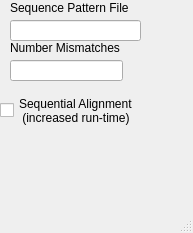
<?xml version="1.0" encoding="UTF-8"?>
<ui version="4.0">
 <class>variableParameters</class>
 <widget class="QMainWindow" name="variableParameters">
  <property name="geometry">
   <rect>
    <x>0</x>
    <y>0</y>
    <width>193</width>
    <height>233</height>
   </rect>
  </property>
  <property name="windowTitle">
   <string>MainWindow</string>
  </property>
  <property name="styleSheet">
   <string notr="true"/>
  </property>
  <widget class="QWidget" name="centralwidget">
   <widget class="QLineEdit" name="PatternFile">
    <property name="geometry">
     <rect>
      <x>10</x>
      <y>20</y>
      <width>131</width>
      <height>21</height>
     </rect>
    </property>
   </widget>
   <widget class="QLineEdit" name="lineEdit_2">
    <property name="geometry">
     <rect>
      <x>10</x>
      <y>60</y>
      <width>113</width>
      <height>21</height>
     </rect>
    </property>
   </widget>
   <widget class="QLabel" name="label">
    <property name="geometry">
     <rect>
      <x>10</x>
      <y>0</y>
      <width>151</width>
      <height>16</height>
     </rect>
    </property>
    <property name="text">
     <string>Sequence Pattern File</string>
    </property>
   </widget>
   <widget class="QLabel" name="label_2">
    <property name="geometry">
     <rect>
      <x>10</x>
      <y>40</y>
      <width>151</width>
      <height>16</height>
     </rect>
    </property>
    <property name="text">
     <string>Number Mismatches</string>
    </property>
   </widget>
   <widget class="QCheckBox" name="checkBox">
    <property name="geometry">
     <rect>
      <x>0</x>
      <y>80</y>
      <width>161</width>
      <height>61</height>
     </rect>
    </property>
    <property name="text">
     <string>Sequential Alignment 
 (increased run-time)</string>
    </property>
   </widget>
  </widget>
  <widget class="QMenuBar" name="menubar">
   <property name="geometry">
    <rect>
     <x>0</x>
     <y>0</y>
     <width>193</width>
     <height>24</height>
    </rect>
   </property>
  </widget>
  <widget class="QStatusBar" name="statusbar"/>
 </widget>
 <resources/>
 <connections/>
</ui>
